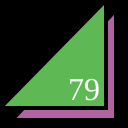
Frame 1 (no input)
Frame 60 (no input): identical to frame 1, image omitted
Frame 120 (the mouse pressed at the canvas centre since frame 60): identical to frame 1, image omitted

The p5.js sketch that drew this single still picture (run headless with seeded random() and noise() and a simulated clock; from frame 60 on, the mouse is pressed at the canvas centre):

// p5.js sketch
// ── sketch.js
function setup() {
  createCanvas(128,128);
}

function draw() {
  background(0);
  strokeWeight(4);
  fill(178, 100, 162);
  triangle(12,120,116,120,116,10);
  fill(94, 185, 84);
  triangle(0,108,106,108,106,0);
  fill(255);
  textSize(32);
  textFont("serif");
  text("79", 68, 100);
}
